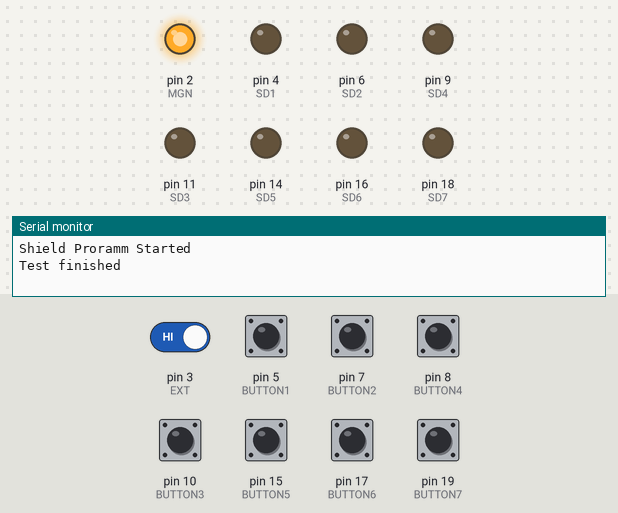
This sketch was run on a simulated Arduino Uno, built with avr-gcc and run on an emulated ATmega328P. Parts: output pins drawn as LEDs (lit = HIGH), the last lines printed to the serial monitor. The inputs (shaded band) are chosen by the test bench; at power-on: pin 3 (EXT) HIGH, pin 5 (BUTTON1), pin 7 (BUTTON2), pin 8 (BUTTON4), pin 10 (BUTTON3), pin 15 (BUTTON5), pin 17 (BUTTON6), pin 19 (BUTTON7) LOW. Random numbers use the default seed unless the sketch sets one.

Above: at 11.3 s.
11.4 s: pin 3 (EXT) driven LOW
At 11.8 s:
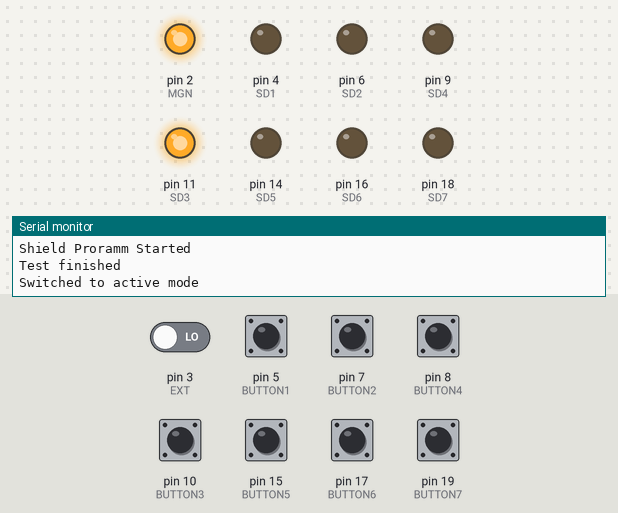
12.9 s: pin 10 (BUTTON3) pulled HIGH for 0.15 s
At 13.9 s:
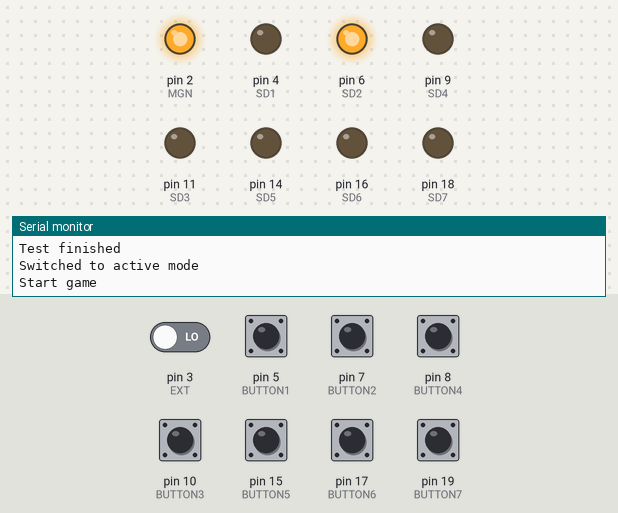
14.5 s: pin 7 (BUTTON2) pulled HIGH for 0.15 s
At 15.8 s:
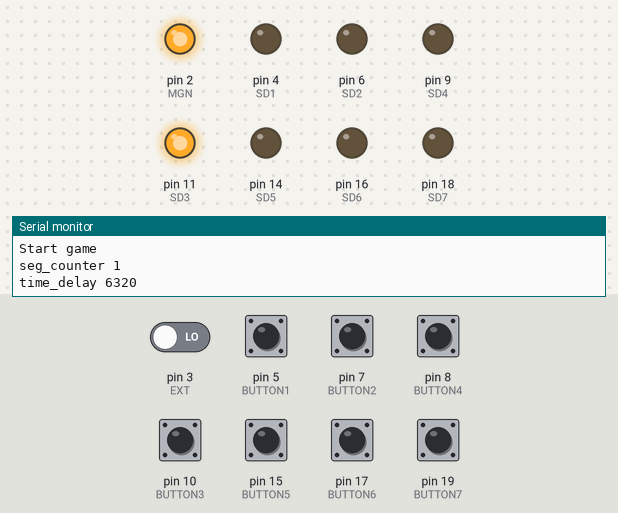
16.2 s: pin 10 (BUTTON3) pulled HIGH for 1 s
At 17.1 s:
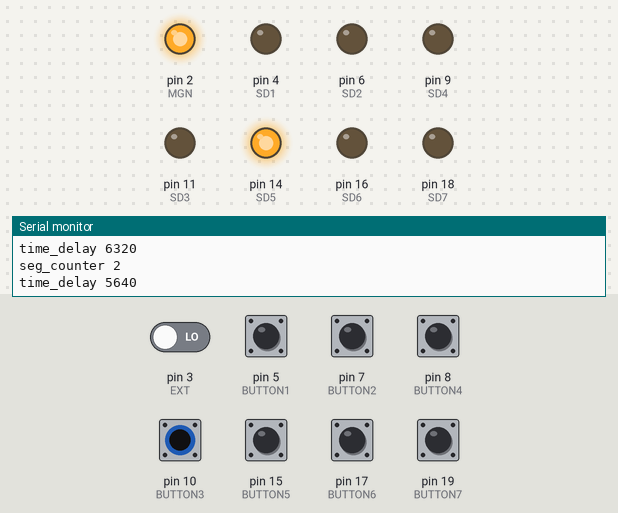
18.7 s: pin 15 (BUTTON5) pulled HIGH for 0.15 s
At 20.1 s:
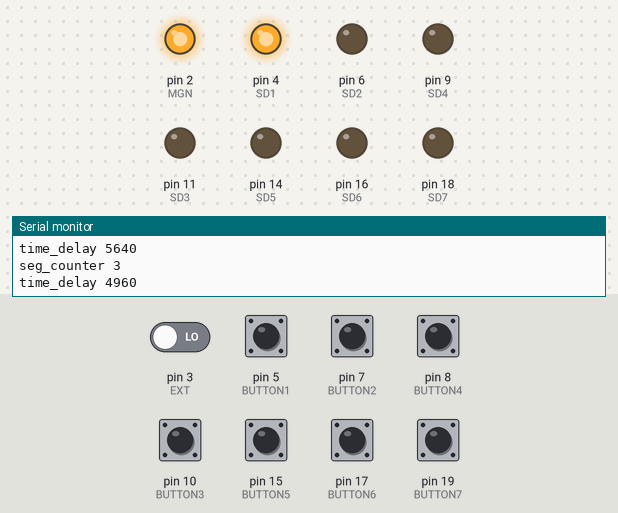
20.4 s: pin 5 (BUTTON1) pulled HIGH for 0.15 s
Timing chart, 0 to 27.3 s (numbered marks = the images above; inputs shaded):
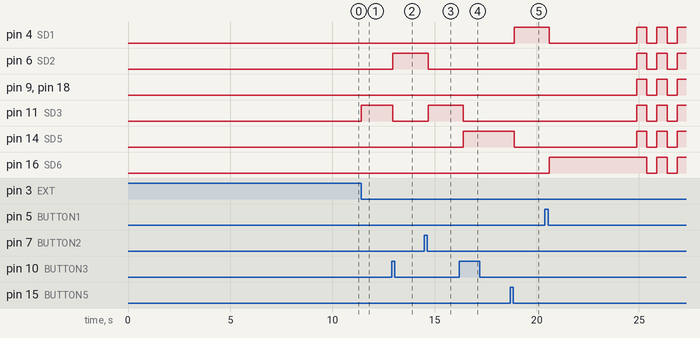

The sketch:

Shit.ino
```cpp
#define KEY_SENCE        20         // чувствительность кнопки "мс"
#define MAX_TIME_DELAY   7000       // начальное время на поиск нужного сегмента "с"
#define MIN_TIME_DELAY   200       // конечное время на поиск нужного сегмента "с"

#define MGN            2            // Сигнал включения магнита
#define EXT            3            // Внешний сигнал перехода в активный режим
#define SD1            4            // Подсветка 1-й кнопки
#define BUTTON1        5            // 1-я кнопка
#define SD2            6            // Подсветка 2-й кнопки
#define BUTTON2        7            // 2-я кнопка
#define BUTTON4        8            // 4-я кнопка
#define SD4            9            // Подсветка 4-й кнопки
#define BUTTON3        10           // 3-я кнопка
#define SD3            11           // Подсветка 3-й кнопки
#define SD5            14 //A0      // Подсветка 5-й кнопки
#define BUTTON5        15 //A1      // 5-я кнопка
#define SD6            16 //A2      // Подсветка 6-й кнопки
#define BUTTON6        17 //A3      // 6-я кнопка
#define SD7            18 //A4      // Подсветка 7-й кнопки
#define BUTTON7        19 //A5      // 7-я кнопка


#define sd1_on                digitalWrite(SD1, HIGH) //выключение подсветки 1-й кнопки
#define sd1_off               digitalWrite(SD1, LOW)  //включение подсветки 1-й кнопки
#define sd2_on                digitalWrite(SD2, HIGH) //выключение подсветки 2-й кнопки
#define sd2_off               digitalWrite(SD2, LOW)  //включение подсветки 2-й кнопки
#define sd3_on                digitalWrite(SD3, HIGH) //выключение подсветки 3-й кнопки
#define sd3_off               digitalWrite(SD3, LOW)  //включение подсветки 3-й кнопки
#define sd4_on                digitalWrite(SD4, HIGH) //выключение подсветки 4-й кнопки
#define sd4_off               digitalWrite(SD4, LOW)  //включение подсветки 4-й кнопки
#define sd5_on                digitalWrite(SD5, HIGH) //выключение подсветки 5-й кнопки
#define sd5_off               digitalWrite(SD5, LOW)  //включение подсветки 5-й кнопки
#define sd6_on                digitalWrite(SD6, HIGH) //выключение подсветки 6-й кнопки
#define sd6_off               digitalWrite(SD6, LOW)  //включение подсветки 6-й кнопки
#define sd7_on                digitalWrite(SD7, HIGH) //выключение подсветки 7-й кнопки
#define sd7_off               digitalWrite(SD7, LOW)  //включение подсветки 7-й кнопки

#define mgn_on                digitalWrite(MGN, HIGH) //включение магнита
#define mgn_off               digitalWrite(MGN, LOW)  //выключение магнита

#define but1_state            digitalRead(BUTTON1)    //прочитать состояние 1-й кнопки
#define but2_state            digitalRead(BUTTON2)    //прочитать состояние 2-й кнопки
#define but3_state            digitalRead(BUTTON3)    //прочитать состояние 3-й кнопки
#define but4_state            digitalRead(BUTTON4)    //прочитать состояние 4-й кнопки
#define but5_state            digitalRead(BUTTON5)    //прочитать состояние 5-й кнопки
#define but6_state            digitalRead(BUTTON6)    //прочитать состояние 6-й кнопки
#define but7_state            digitalRead(BUTTON7)    //прочитать состояние 7-й кнопки

//Флаги
volatile unsigned char MODE = 0; // 0 - до получения сигнала, 1 - играем, 2 - выиграли.
unsigned char START_KEY_TIMEOUT = 0; //начало таймаута нажатия кнопки
unsigned char SEGMENT_PRESSED = 0; //нужный сегмент был нажат
unsigned char GAME_OVER = 0; //игра проиграна

//Переменные
unsigned long old_time = 0, new_time = 0, timeout = 0; // таймаут
unsigned long key_old_time = 0, key_new_time = 0, key_timeout = 0; //таймаут на клавиши
unsigned char key = 0, old_key = 0, new_key = 0, received_key = 0; //состояние кнопок
unsigned char segment = 0; //выпавший сегмент
unsigned char seg_counter = 0; //счётчик сегментов
unsigned long time_delay = MAX_TIME_DELAY;

void setup()
{
  //Инициализируем генератор случайных чисел
  randomSeed(analogRead(6));

  // конфигурируем порты

  pinMode(SD1, OUTPUT); // настроить как выход
  sd1_off;            // и подать логический 0
  pinMode(SD2, OUTPUT); // настроить как выход
  sd2_off;            // и подать логический 0
  pinMode(SD3, OUTPUT); // настроить как выход
  sd3_off;            // и подать логический 0
  pinMode(SD4, OUTPUT); // настроить как выход
  sd4_off;            // и подать логический 0
  pinMode(SD5, OUTPUT); // настроить как выход
  delay(50);
  sd5_off;            // и подать логический 0
  pinMode(SD6, OUTPUT); // настроить как выход
  sd6_off;            // и подать логический 0
  pinMode(SD7, OUTPUT); // настроить как выход
  sd7_off;            // и подать логический 0


  pinMode(BUTTON1, INPUT); // настроить как вход
  pinMode(BUTTON2, INPUT); // настроить как вход
  pinMode(BUTTON3, INPUT); // настроить как вход
  pinMode(BUTTON4, INPUT); // настроить как вход
  pinMode(BUTTON5, INPUT); // настроить как вход
  pinMode(BUTTON6, INPUT); // настроить как вход
  pinMode(BUTTON7, INPUT); // настроить как вход

  pinMode(EXT, INPUT); // настроить как вход

  pinMode(MGN, OUTPUT); // настроить как выход
  mgn_on;             // включить магнит

  Serial.begin(9600); // Initialize serial communications with the PC
  while (!Serial);    // Do nothing if no serial port is opened (added for Arduinos based on ATMEGA32U4)

  Serial.println("Shield Proramm Started");
  delay(50);

  timeout = 0;
  old_time = millis();

  //for(loop_index = 0; loop_index<1000; loop_index++)
  while(timeout<10000) //запустить тестовый режим в течение 10с
  {
    new_time = millis();
    if((new_time - old_time)>=0) {
      timeout = new_time - old_time;
    } else {
      timeout = 0xffffffff - old_time + new_time;
    }

	key = (but7_state<<6) + (but6_state<<5) + (but5_state<<4) + (but4_state<<3) + (but3_state<<2) + (but2_state<<1) + but1_state; // собираем состояние кнопок

	if(old_key != key) // если значение кнопок изменилось, то начать проверку от дребезга
	{
		old_key = key;
		key_timeout = 0;
		key_old_time =  millis();
		START_KEY_TIMEOUT = 1;
	}

	if(START_KEY_TIMEOUT)//если таймаут кнопки запущен
	{
		if(key_timeout<KEY_SENCE )
		{
			if((key_new_time - key_old_time)>=0) key_timeout = key_new_time - key_old_time;
			else key_timeout = 0xffffffff - key_old_time + key_new_time;
		}
		else //если таймаут выдержался
		{
			START_KEY_TIMEOUT = 0;
			new_key = old_key;
		}
	}

	if(received_key != new_key) //зажигать нажатую кнопку(тестовый режим)
	{
		received_key = new_key;
		if(received_key & 0b00000001) sd1_on;
		else sd1_off;
		if(received_key & 0b00000010) sd2_on;
		else sd2_off;
		if(received_key & 0b00000100) sd3_on;
		else sd3_off;
		if(received_key & 0b00001000) sd4_on;
		else sd4_off;
		if(received_key & 0b00010000) sd5_on;
		else sd5_off;
		if(received_key & 0b00100000) sd6_on;
		else sd6_off;
		if(received_key & 0b01000000) sd7_on;
		else sd7_off;
	}

  }

  sd1_off; sd2_off; sd3_off; sd4_off; sd5_off; sd6_off; sd7_off;

  Serial.println("Test finished");
  delay(50);

  //LED_BLINKING = 1;
  //led_off;            //выключение подсветки

}

void select_segment()
{
  unsigned char new_segment = 0;
  do {
    new_segment = (unsigned char) random(1, 7); //выбираем новый сегмент
  } while (segment == new_segment);
  segment = new_segment;
}

void fire_segment()
{
  switch ( segment ) { //зажигаем нужный сегмент
      case 1:
        sd1_on; sd2_off; sd3_off; sd4_off; sd5_off; sd6_off; sd7_off;
        break;
      case 2:
        sd1_off; sd2_on; sd3_off; sd4_off; sd5_off; sd6_off; sd7_off;
        break;
    case 3:
        sd1_off; sd2_off; sd3_on; sd4_off; sd5_off; sd6_off; sd7_off;
        break;
    case 4:
        sd1_off; sd2_off; sd3_off; sd4_on; sd5_off; sd6_off; sd7_off;
        break;
    case 5:
        sd1_off; sd2_off; sd3_off; sd4_off; sd5_on; sd6_off; sd7_off;
        break;
    case 6:
        sd1_off; sd2_off; sd3_off; sd4_off; sd5_off; sd6_on; sd7_off;
        break;
    case 7:
        sd1_off; sd2_off; sd3_off; sd4_off; sd5_off; sd6_off; sd7_on;
        break;
    default:
        sd1_off; sd2_off; sd3_off; sd4_off; sd5_off; sd6_off; sd7_off;
  }
}

void mode0()
{
  if (digitalRead(EXT) == LOW) {
    MODE = 1;
    Serial.println("Switched to active mode");
  }
}

void mode1()
{
  select_segment();
  fire_segment();

  while (received_key != (1<<(segment-1))) //ждём пока его нажмут
  {
    key = (but7_state<<6) + (but6_state<<5) + (but5_state<<4) + (but4_state<<3) + (but3_state<<2) + (but2_state<<1) + but1_state; // собираем состояние кнопок

    if(old_key != key) // если значение кнопок изменилось, то начать проверку от дребезга
    {
      old_key = key;
      key_timeout = 0;
      key_old_time =  millis();
      START_KEY_TIMEOUT = 1;
    }

    if(START_KEY_TIMEOUT)//если таймаут кнопки запущен
    {
      if (key_timeout<KEY_SENCE)
      {
        if((key_new_time - key_old_time)>=0) key_timeout = key_new_time - key_old_time;
        else key_timeout = 0xffffffff - key_old_time + key_new_time;
      }
      else //если таймаут выдержался
      {
        START_KEY_TIMEOUT = 0;
        new_key = old_key;
      }
    }

    received_key = new_key;
  }

  //Начало игры
  seg_counter = 0;
  GAME_OVER = 0;
  Serial.println("Start game");
  delay(50);

  while((seg_counter < 10) && !GAME_OVER) //пока не будут нажаты все сегменты или игра не будет проиграна
  {
    select_segment();
    fire_segment();

    SEGMENT_PRESSED = 0;

    timeout = 0;
    old_time = millis();

    while((timeout<time_delay) && !SEGMENT_PRESSED) //пока не вышел таймаут или не нажат сегмент
    {

       new_time = millis();
      if((new_time - old_time)>=0) timeout = new_time - old_time;
      else timeout = 0xffffffff - old_time + new_time;

      key = (but7_state<<6) + (but6_state<<5) + (but5_state<<4) + (but4_state<<3) + (but3_state<<2) + (but2_state<<1) + but1_state; // собираем состояние кнопок

      if(old_key != key) // если значение кнопок изменилось, то начать проверку от дребезга
      {
        old_key = key;
        key_timeout = 0;
        key_old_time =  millis();
        START_KEY_TIMEOUT = 1;
      }

      if(START_KEY_TIMEOUT) //если таймаут кнопки запущен
      {
        if(key_timeout<KEY_SENCE )
        {
          if((key_new_time - key_old_time)>=0) key_timeout = key_new_time - key_old_time;
          else key_timeout = 0xffffffff - key_old_time + key_new_time;
        }
        else //если таймаут выдержался
        {
          START_KEY_TIMEOUT = 0;
          new_key = old_key;
        }
      }

      if(received_key != new_key)
      {
        received_key = new_key;
        if(received_key == (1<<(segment-1)))
        {
          SEGMENT_PRESSED = 1; //нажат нужный сегмент
          time_delay = time_delay-(MAX_TIME_DELAY-MIN_TIME_DELAY)/10;
          seg_counter++;

          Serial.print("seg_counter ");
              delay(50);
          Serial.println(seg_counter);
              delay(50);

          Serial.print("time_delay ");
              delay(50);
          Serial.println(time_delay);
              delay(50);

        }
      }
    }

    if(!SEGMENT_PRESSED) // ели игра проиграна
    {
      GAME_OVER = 1;
      time_delay = MAX_TIME_DELAY;

      sd1_on; sd2_on; sd3_on; sd4_on; sd5_on; sd6_on; sd7_on; //финальная анимация
      delay(500);
      sd1_off; sd2_off; sd3_off; sd4_off; sd5_off; sd6_off; sd7_off;
      delay(500);
      sd1_on; sd2_on; sd3_on; sd4_on; sd5_on; sd6_on; sd7_on;
      delay(500);
      sd1_off; sd2_off; sd3_off; sd4_off; sd5_off; sd6_off; sd7_off;
      delay(500);
      sd1_on; sd2_on; sd3_on; sd4_on; sd5_on; sd6_on; sd7_on;
      delay(500);
      sd1_off; sd2_off; sd3_off; sd4_off; sd5_off; sd6_off; sd7_off;
      delay(500);
      Serial.println("Game_over");
      delay(50);
    }
  }

  if(seg_counter == 10) { //если игра пройдена

    time_delay = MAX_TIME_DELAY;
    sd1_on; sd2_on; sd3_on; sd4_on; sd5_on; sd6_on; sd7_on; //финальная анимация
    delay(500);
    sd1_off; sd2_off; sd3_off; sd4_off; sd5_off; sd6_off; sd7_off;
    delay(500);
    sd1_on; sd2_on; sd3_on; sd4_on; sd5_on; sd6_on; sd7_on;
    delay(500);
    sd4_off;
    delay(700);
    sd3_off; sd5_off;
    delay(700);
    sd2_off; sd6_off;
    delay(700);
    sd1_off; sd7_off;
    mgn_off;                         //отключение магнитного замка
    Serial.println("You win!!!!");
    delay(50);
    MODE = 2;
  }
}


void loop()
{
  switch (MODE) {
    case 0:
      // Wait for activation signal.
      mode0();
      break;

    case 1:
      // Play with shield.
      mode1();
      break;

    case 2:
      // We are in a final state, wait for a reset.
      break;
  }

}
```

Measured:
- after the input at 11.4 s, pin 11 (SD3): LOW → HIGH at once
- after the input at 12.9 s, pin 6 (SD2): LOW → HIGH after 0.05 s; pin 11 (SD3): HIGH → LOW after 0.05 s
- after the input at 14.5 s, pin 6 (SD2): HIGH → LOW after 0.20 s; pin 11 (SD3): LOW → HIGH after 0.20 s
- after the input at 16.2 s, pin 11 (SD3): HIGH → LOW after 0.20 s; pin 14 (SD5): LOW → HIGH after 0.20 s
- after the input at 18.7 s, pin 4 (SD1): LOW → HIGH after 0.20 s; pin 14 (SD5): HIGH → LOW after 0.20 s
